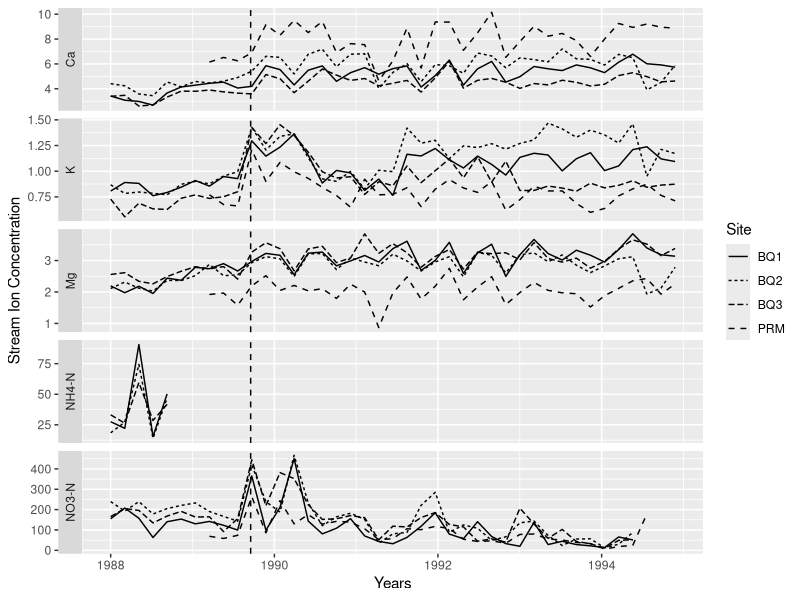

R code for this plot:
## ---- chunk 1
#| echo: false
#| warning: false

library(tidyverse)
clean_comb_piv <- read_csv("../output/clean_combine_pivot.csv")
ggplot(
  data = clean_comb_piv,
  mapping = aes(
    x = window_start,
    y = concentration,
    linetype = Site
  )
) +
  geom_line() +
  facet_grid(
    vars(nutrient),
    scales = "free_y",
    switch = "y"
  ) +
  geom_vline(xintercept = ymd("1989-09-17"), linetype = "dashed") +
  labs(x = "Years", y = "Stream Ion Concentration")
